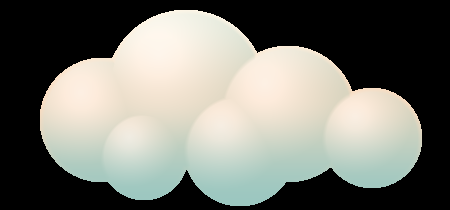
#> input picture apps/mazeout/art/ui/out/balloonCloudA@3x.png, 450 x 210 px
$ python -i toA_proofs.py   (imports and definitions only)
#> lines starting #> are read from the running program, lines starting #| are printed output that depends on the picture
### apps/mazeout/art/tools/manifest.py
#!/usr/bin/env python3
"""art/MANIFEST.json: the one list of every graphic the game needs (shared helpers for the art tools).

    python3 art/tools/manifest.py list [--family svg] [--status todo] [--owner pipeline]
    python3 art/tools/manifest.py show <id>
    python3 art/tools/manifest.py set <id> status=wip [owner=characters] [notes="..."]   # small edits, keeps order
    python3 art/tools/manifest.py idmap                  # regenerate art/ID-MAP.md from the manifest
    python3 art/tools/manifest.py add '<json object>'    # append one entry (validated like the checker's schema)
    python3 art/tools/manifest.py add-door W H [L c0 r0] # a door size for a level (copies doorW4H4's fields; gen_board makes it)
    python3 art/tools/manifest.py ref <id>               # save the entry's reference crop to build/ui-art/refcrops/<id>.png
    python3 art/tools/manifest.py merge art/lanes/<lane>.entries.json [--out copy.json | --apply] [--ids a b]
                                                         # a lane's scratch manifest -> field diffs vs MANIFEST.json
                                                         # (dry run); --out writes the merged manifest elsewhere (to
                                                         # check it), --apply writes MANIFEST.json (the art director only)

Schema (one entry per graphic):
    id          neutral lowerCamelCase, unique (never the brand: see BANNED)
    family      swiftui | svg | 3d | code
    route       STYLE.md route: A (board code), B1 (SwiftUI chrome), B2 (SVG icon), B3 (3D UI prop), C1 (3D scene /
                character), C2 (3D glossy arrows), C3 (board obstacle vector sprite)
    purpose     what it is;  screen: where it is seen
    size_pt     [w, h] frame in pt (whole numbers for rasters); size_px = size_pt x 3 (@3x)
    pitch_pt    board sprites only: the design pitch the frame is drawn at (the engine scales by pitch/pitch_pt)
    anchor_pt   optional: the registration point inside the frame (board sprites, puppet layers)
    source      the generator: "art/ui/src/gen_board.py:tapeV4" (svg), "art/ui/recipes/worker.py:workerHome" (3d),
                "art/ui/code/GlossyChrome.swift:HeartHUD" (swiftui), "App/...:<symbol>" or "engine" (code)
    file        the shipped raster (svg/3d): art/ui/out/<id>@3x.png (UI, board sprites) or art/out/<id>@3x.png (3D
                characters, scenes, glossy arrows, props); null for swiftui/code
    ref         the capture to LOOK at (never traced, never sampled into an asset), one of
                  {shot, box_pt [x0, y0, x1, y1], pitch_pt?, anchor_pt?, note?}   phone shots (393 pt wide) / store (440 pt)
                  {shot, box_px [x0, y0, x1, y1], px_per_pt, note?}                annotated web frames (research/web/yt_frames)
                  {video, t, box_pt, note?}   a frame of the owner's videos at t s (grabbed by art/tools/vgrab.swift;
                                              592 px = 393 pt assumed)
    status      todo | wip | done | graded
    owner       lane: pipeline | ui-art | characters | scene | engine | shell | fx | audio
    notes       free text (unconfirmed items say so)
Optional: variants (list of ids that share the generator), full_bleed (opaque backgrounds may touch the edge),
          text_live (the label is live EN/TR text drawn over it), confirmed (false = not yet seen in v552), rig (the file is a
          cut-out rig directory with rig.json, art/ui/tools/rig.py), exact_px [w, h] (a raster that is not @3x: the app icon),
          group (ID-MAP section), preview (a rendered PNG of a swiftui/code entry for the sheets).
          The win logo's parts (group logo; art/ui/tools/logo_parts.py writes them): render_scale (the file is size_pt x 3
          x render_scale px: size_pt is the SETTLED on-screen size and the file is bigger, the animation only scales it
          down; size_pt may be fractional), file_px [w, h] (the exact file size), anchor_pt (the frame's top-left in the
          settled logo), logo_rect [x, y, w, h] (the frame as fractions of the logoArrowOut canvas: the exact placement),
          z (paint order, 0 = bottom). Round 2 (LOGO-ART-2, build/logo/LOGO-SPEC.md §9): anchor_frac [x, y] (the animation
          anchor as a fraction of the frame = the layer's anchorPoint: a glyph's cream-face centroid, the sign's purple-face
          centroid), anchor_ref_pt [x, y] (that anchor at rest on the 393 x 852 reference canvas), variant_of / bend_deg /
          bend_measured_deg (logoSignPurple's bend variants); a sign lists its variants in `variants`. Round 3 (LOGO-ART-3,
          build/logo/art3/): every letter / glyph is a PAIR of layers <base>Ext + <base>Face -- pair_of (the letter / glyph),
          layer ("ext" | "face"), pair [ext id, face id] (the two share ONE transform: same frame, anchor and values),
          parent ("logoSignBlue" for ARROW's letters, "group" for OUT!); a composed round-1/2 letter / glyph lists its `pair`.
"""
from __future__ import annotations

import json
import os
import re
import sys

HERE = os.path.dirname(os.path.abspath(__file__))
ART = os.path.dirname(HERE)
APP = os.path.dirname(ART)
PATH = os.path.join(ART, "MANIFEST.json")
IDMAP = os.path.join(ART, "ID-MAP.md")

FAMILIES = ("swiftui", "svg", "3d", "code")
ROUTES = ("A", "B1", "B2", "B3", "C1", "C2", "C3")
STATUSES = ("todo", "wip", "done", "graded", "not-shipped")   # A4: not-shipped = retired, its file moved out (uiart_gen skips it)
BANNED = ("maze", "grand", "arrowjam", "arrow_jam")   # + the 'mo' prefix (checked as a word / camel prefix)
SHOT_W_PX, SHOT_W_PT = 1178, 393.0


def load(path=None):
    with open(path or PATH, encoding="utf-8") as f:
        return json.load(f)


# [7 lines left out: function save, not called in this run]


def entries(m=None):
    m = m or load()
    return m["entries"]


def by_id(m=None):
    return {e["id"]: e for e in entries(m)}


def app_path(rel):
    return rel if os.path.isabs(rel) else os.path.join(APP, rel)


# [22 lines left out: functions id_problems, shot_scale, not called in this run]


VIDEO_W_PX = 592     # the owner's recordings: 592 x 1280 for a 393 pt wide screen (assumed)


# [264 lines left out: functions video_frame, ref_image, ref_box_pt, ref_label, use_manifest, ref_crop and 6 more, not called in this run]


# [2 lines that do not run on import are left out]

### apps/mazeout/art/review/tools/toA_proofs.py
#!/usr/bin/env python3
"""Lane "to-A" (round 4) proofs: every id pasted IN ITS SCREEN at game size, round 3 (before) next to round 4 (after).

    ~/.venvs/mf3d/bin/python art/review/tools/toA_proofs.py iconStopwatchFrozen rankWings1 ...
    -> art/ui/sheets/toA/t_<id>.png  (gitignored)

Row 1, GAME SIZE (3 px per pt = the capture's scale): the capture around the element (ref box + a context margin) |
round 3 pasted in place | round 4 pasted in place. Row 2, ZOOM x3 of the ref box only (to NAME a difference already
seen at 1x): capture | round 3 | round 4. Placement = manifest_sheets' rule (entry anchor_pt -> ref anchor_pt, ref
scale / pitch). The entry comes from art/lanes/to-A.entries.json when it is there, else MANIFEST.json. The round-3 file
is build/ui-art/lanes/toA/before/<file name> (copied before the lane touched anything).
"""
from __future__ import annotations

import json
import os
import sys

HERE = os.path.dirname(os.path.abspath(__file__))
ART = os.path.normpath(os.path.join(HERE, "..", ".."))
APP = os.path.dirname(ART)
sys.path.insert(0, os.path.join(ART, "tools"))
import manifest as MF  # noqa: E402
from PIL import Image, ImageDraw, ImageFont  # noqa: E402

LANE = os.path.join(ART, "lanes", "to-A.entries.json")
BEFORE = os.path.join(APP, "build", "ui-art", "lanes", "toA", "before")
OUT = os.path.join(ART, "ui", "sheets", "toA")


def _font(size):
    for f in ("/System/Library/Fonts/Supplemental/Arial Bold.ttf", "/System/Library/Fonts/Helvetica.ttc"):
        if os.path.exists(f):
            return ImageFont.truetype(f, size)
    return ImageFont.load_default()


def entry(i):
    if os.path.exists(LANE):
        for e in json.load(open(LANE)).get("entries", []):
            if e["id"] == i:
                base = MF.by_id(MF.load())[i]
                base.update(e)
                return base
    return MF.by_id(MF.load())[i]


def crop_ref(e, pad_pt):
    return MF.ref_crop(e, pad_pt=pad_pt)[0]


def crop_origin(e, pad_pt):
    """The crop's real top-left in shot pt: ref_crop clamps at the shot's edge (a context margin past x 0 or y 0)."""
    r = e["ref"]
    _, k = MF.ref_image(r)
    bx0, by0, _, _ = MF.ref_box_pt(r)
    return max(0, round((bx0 - pad_pt) * k)) / k, max(0, round((by0 - pad_pt) * k)) / k


def placed(e, img_path, pad_pt, ref):
    r = e["ref"]
    o = Image.open(img_path).convert("RGBA")
    scale = (r["pitch_pt"] / e["pitch_pt"]) if (e.get("pitch_pt") and r.get("pitch_pt")) else r.get("scale", 1.0)
    og = o.resize((max(1, round(o.width * scale)), max(1, round(o.height * scale))), Image.LANCZOS)
    fw, fh = (e.get("size_pt") or [o.width / 3, o.height / 3])
    ax, ay = e.get("anchor_pt") or [fw / 2, fh / 2]
    bx0, by0, bx1, by1 = MF.ref_box_pt(r)
    rax, ray = r.get("anchor_pt") or [(bx0 + bx1) / 2, (by0 + by1) / 2]
    ox, oy = crop_origin(e, pad_pt)
    px = round((rax - ox) * 3 - ax * 3 * scale)
    py = round((ray - oy) * 3 - ay * 3 * scale)
    im = ref.convert("RGBA")
    layer = Image.new("RGBA", im.size, (0, 0, 0, 0))
    layer.paste(og, (px, py), og)
    im.alpha_composite(layer)
    return im.convert("RGB")


def proof(i, ctx_pt=None, zoom=3, after=None, before=None):
    e = entry(i)
    bx0, by0, bx1, by1 = MF.ref_box_pt(e["ref"])
    bw, bh = bx1 - bx0, by1 - by0
    ctx = ctx_pt if ctx_pt is not None else max(18.0, 0.6 * max(bw, bh))
    after = after or MF.app_path(e["file"])
    before = before or os.path.join(BEFORE, os.path.basename(e["file"]))
    big = crop_ref(e, ctx)
    small = crop_ref(e, 2)
    row1 = [("capture (game size)", big.convert("RGB")),
            ("round 3 in place", placed(e, before, ctx, big) if os.path.exists(before) else big.convert("RGB")),
            ("round 4 in place", placed(e, after, ctx, big))]
    zs = lambda im: im.resize((im.width * zoom, im.height * zoom), Image.LANCZOS)
    row2 = [("capture x%d" % zoom, zs(small.convert("RGB"))),
            ("round 3 x%d" % zoom, zs(placed(e, before, 2, small)) if os.path.exists(before) else zs(small)),
            ("round 4 x%d" % zoom, zs(placed(e, after, 2, small)))]
    f = _font(15)
    W = max(20 + sum(t.width + 16 for _, t in row1), 20 + sum(t.width + 16 for _, t in row2), 600)
    H = 40 + 24 + row1[0][1].height + 30 + row2[0][1].height + 20
    out = Image.new("RGB", (W, H), (236, 236, 240))
    d = ImageDraw.Draw(out)
    d.text((20, 10), f"{i}  frame {e.get('size_pt')} pt  ref {MF.ref_label(e['ref'])}  (to-A round 4)",
           fill=(20, 20, 30), font=_font(17))
    x, y = 20, 40
    for lab, t in row1:
        d.text((x, y), lab, fill=(40, 40, 50), font=f)
        out.paste(t, (x, y + 20))
        x += t.width + 16
    x, y = 20, 40 + 24 + row1[0][1].height + 10
    for lab, t in row2:
        d.text((x, y), lab, fill=(40, 40, 50), font=f)
        out.paste(t, (x, y + 20))
        x += t.width + 16
    os.makedirs(OUT, exist_ok=True)
    dst = os.path.join(OUT, f"t_{i}.png")
    out.save(dst)
    return dst


# [10 lines not run here, left out]

>>> import cv2
>>> picture = cv2.imread('../../ui/out/balloonCloudA@3x.png', cv2.IMREAD_GRAYSCALE)
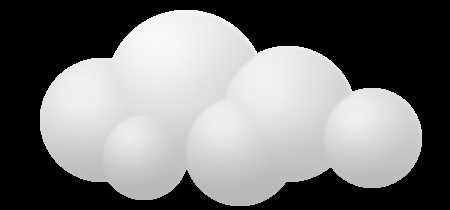
#> picture: shape (210, 450); min 0, max 248, mean 117.6
>>> result = proof(picture)
#> (reads apps/mazeout/tools/audio-t9/manifest.json from the repository)
#> in entries, `m = m or load()`: m = 6 items
#> (the run stopped early here; a loop or call above may not have finished)
